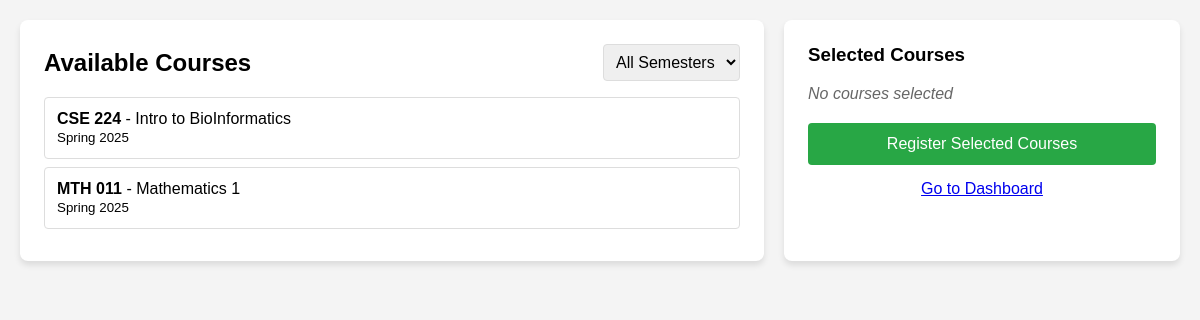
The page /Registration/index.php on the database its author committed.
### tables this page shows
CREATE TABLE `course` (
  `Id` int(11) NOT NULL,
  `Name` varchar(222) NOT NULL,
  `Capacity` int(11) NOT NULL,
  `Code` varchar(222) NOT NULL,
  `semester_id` int(11) NOT NULL
);

### Registration/index.php (the view, shortened to what this page needs)
<?php
require_once __DIR__ . '/../config/db.php';
$courses = [];
$result = $conn->query("
    SELECT c.Code, c.Name, s.id AS semester_id, CONCAT(s.Season, ' ', s.Year) as semester_name
    FROM course c
    JOIN semester s ON c.semester_id = s.id
    ORDER BY c.Code
");
if ($result) {
    while ($row = $result->fetch_assoc()) {
        $courses[] = $row;
    }
}
?>
<!DOCTYPE html>
<html lang="en">
<head>
</head>
<body>
    <div class="container">
        <div class="panel courses-panel">
            <div class="filter-section">
                <h2 style="margin: 0;">Available Courses</h2>
                <select id="semesterFilter" onchange="filterCourses()">
                    <option value="">All Semesters</option>
                </select>
            </div>
            <div id="coursesList">
                <?php foreach ($courses as $course): ?>
                    <div class="course-item"
                         data-code="<?php echo htmlspecialchars($course['Code']); ?>"
                         data-name="<?php echo htmlspecialchars($course['Name']); ?>"
                         data-semester="<?php echo htmlspecialchars($course['semester_name']); ?>"
                         data-semester-id="<?php echo (int)$course['semester_id']; ?>"
                         onclick="addCourse(this)">
                        <strong><?php echo htmlspecialchars($course['Code']); ?></strong> -
                        <?php echo htmlspecialchars($course['Name']); ?>
                        <br><small><?php echo htmlspecialchars($course['semester_name']); ?></small>
                    </div>
                <?php endforeach; ?>
            </div>
        </div>
        <div class="panel selected-panel">
            <h3>Selected Courses</h3>
            <div id="selectedCourses">
                <p id="noSelection" style="color: #666; font-style: italic;">No courses selected</p>
            </div>
            <form action="regpage.php" method="POST" id="registrationForm" style="margin-top: 20px;">
                <button type="submit">Register Selected Courses</button>
            </form>
            <p style="text-align:center; margin-top:15px;">
                <a href="../Dashboard/index.php">Go to Dashboard</a>
            </p>
        </div>
    </div>
</body>
</html>

### Registration/index.php (style rules this page uses)
body { font-family: Arial, sans-serif; background: #f4f4f4; margin: 0; padding: 20px; }
.container { display: flex; gap: 20px; max-width: 1200px; margin: 0 auto; }
.panel { background: #fff; padding: 24px; border-radius: 8px; box-shadow: 0 4px 6px rgba(0,0,0,0.1); }
.courses-panel { flex: 2; }
.selected-panel { flex: 1; }
.course-item { padding: 12px; margin: 8px 0; border: 1px solid #ddd; border-radius: 4px; cursor: pointer; transition: background 0.2s; }
button { width: 100%; padding: 12px; background: #28a745; color: #fff; border: none; border-radius: 4px; cursor: pointer; font-size: 16px; }
h2, h3 { margin-top: 0; }
.filter-section { display: flex; justify-content: space-between; align-items: center; margin-bottom: 16px; }
#semesterFilter { padding: 8px; border: 1px solid #ddd; border-radius: 4px; font-size: 16px; }

### rows shown on the page
course: Code "CSE 224", Name "Intro to BioInformatics", semester_name "Spring 2025"
course: Code "MTH 011", Name "Mathematics 1", semester_name "Spring 2025"
